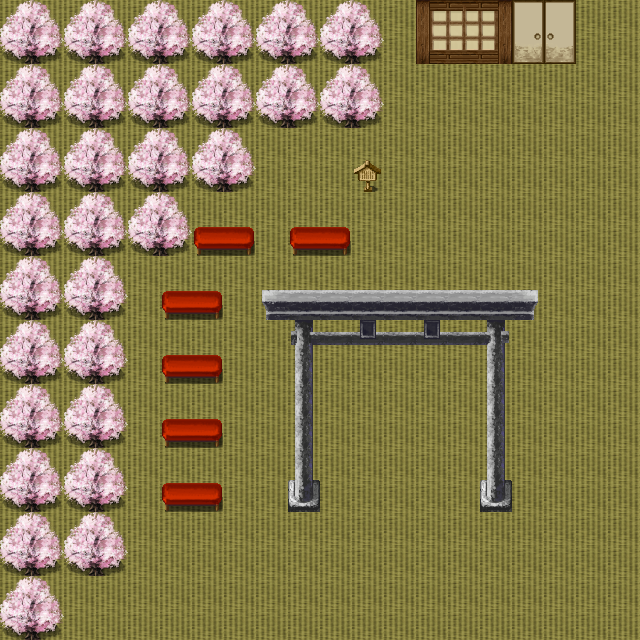

The image is a tile-based game level rendered from a .tmx file. Its description and source (layers, tilesets, objects; grid data summarised) follow:
An orthogonal 20x20 tile map with 32x32 px tiles, 2 tile layers (地面レイヤー, 障害物レイヤー).

<map version="1.0" orientation="orthogonal" width="20" height="20" tilewidth="32" tileheight="32">
 <tileset firstgid="1" name="japan_map" tilewidth="32" tileheight="32">
  <image source="japan_map001.png" width="352" height="160" />
 </tileset>
 <layer name="地面レイヤー" width="20" height="20">
  <data>[400 cells, 400 non-empty, 1 distinct tile ids]</data>
 </layer>
 <layer name="障害物レイヤー" width="20" height="20">
  <data>[400 cells, 186 non-empty, 28 distinct tile ids]</data>
 </layer>
</map>